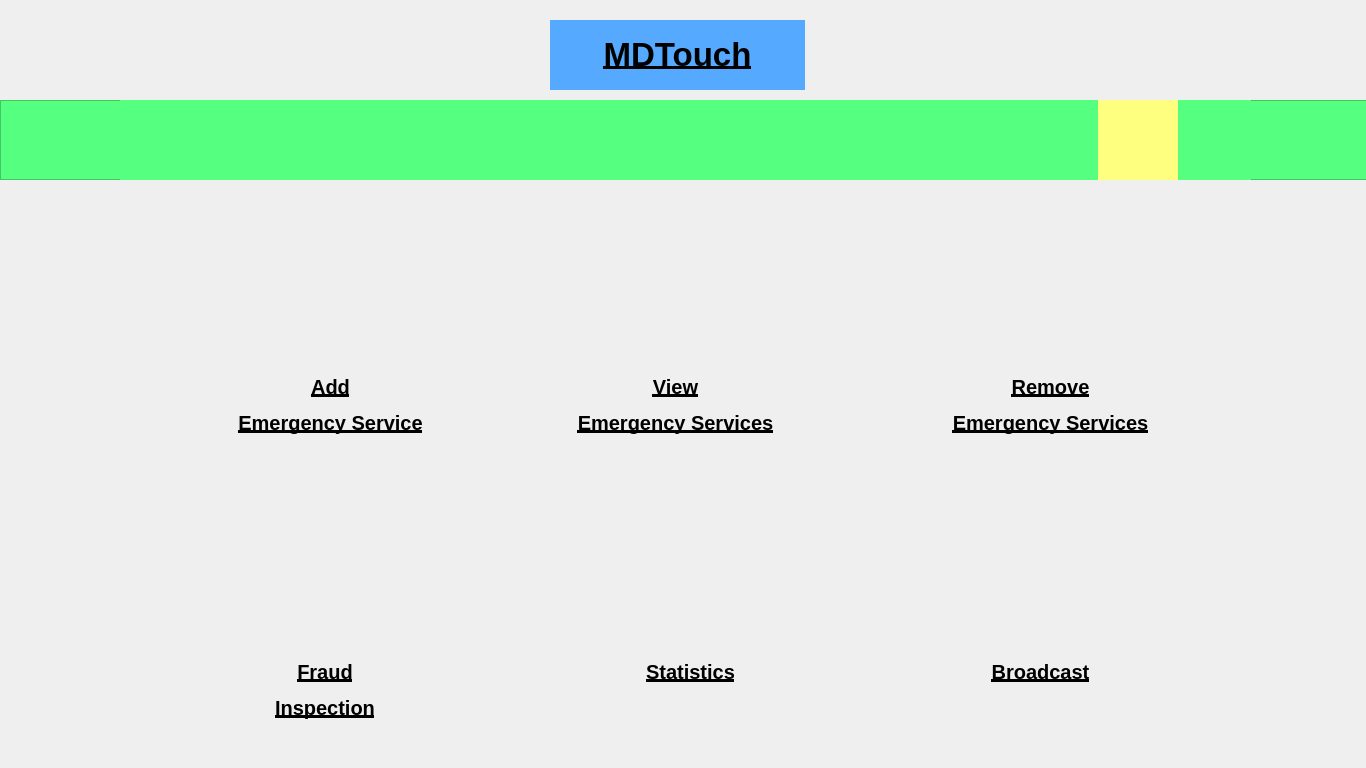
<?xml version="1.0" encoding="UTF-8"?>
<ui version="4.0">
 <class>Emergency</class>
 <widget class="QMainWindow" name="Emergency">
  <property name="geometry">
   <rect>
    <x>0</x>
    <y>0</y>
    <width>1366</width>
    <height>768</height>
   </rect>
  </property>
  <property name="windowTitle">
   <string>MainWindow</string>
  </property>
  <widget class="QWidget" name="centralwidget">
   <widget class="QFrame" name="frame">
    <property name="geometry">
     <rect>
      <x>0</x>
      <y>100</y>
      <width>1371</width>
      <height>80</height>
     </rect>
    </property>
    <property name="styleSheet">
     <string notr="true">background-color: rgb(85, 255, 127);</string>
    </property>
    <property name="frameShape">
     <enum>QFrame::StyledPanel</enum>
    </property>
    <property name="frameShadow">
     <enum>QFrame::Raised</enum>
    </property>
    <widget class="QWidget" name="horizontalLayoutWidget_3">
     <property name="geometry">
      <rect>
       <x>120</x>
       <y>0</y>
       <width>1131</width>
       <height>80</height>
      </rect>
     </property>
     <layout class="QHBoxLayout" name="horizontalLayout_4">
      <item>
       <widget class="QPushButton" name="hospitals">
        <property name="maximumSize">
         <size>
          <width>80</width>
          <height>80</height>
         </size>
        </property>
        <property name="styleSheet">
         <string notr="true">border:none;</string>
        </property>
        <property name="text">
         <string/>
        </property>
        <property name="icon">
         <iconset>
          <normaloff>../MdTouch/Images/hospital.png</normaloff>../MdTouch/Images/hospital.png</iconset>
        </property>
        <property name="iconSize">
         <size>
          <width>50</width>
          <height>50</height>
         </size>
        </property>
       </widget>
      </item>
      <item>
       <widget class="QPushButton" name="events">
        <property name="maximumSize">
         <size>
          <width>80</width>
          <height>80</height>
         </size>
        </property>
        <property name="styleSheet">
         <string notr="true">border:none;</string>
        </property>
        <property name="text">
         <string/>
        </property>
        <property name="icon">
         <iconset>
          <normaloff>../MdTouch/Images/event.jpg</normaloff>../MdTouch/Images/event.jpg</iconset>
        </property>
        <property name="iconSize">
         <size>
          <width>50</width>
          <height>50</height>
         </size>
        </property>
       </widget>
      </item>
      <item>
       <widget class="QPushButton" name="bloodBank">
        <property name="maximumSize">
         <size>
          <width>80</width>
          <height>80</height>
         </size>
        </property>
        <property name="styleSheet">
         <string notr="true">border:none;</string>
        </property>
        <property name="text">
         <string/>
        </property>
        <property name="icon">
         <iconset>
          <normaloff>../MdTouch/Images/bloodbank.png</normaloff>../MdTouch/Images/bloodbank.png</iconset>
        </property>
        <property name="iconSize">
         <size>
          <width>50</width>
          <height>50</height>
         </size>
        </property>
       </widget>
      </item>
      <item>
       <widget class="QPushButton" name="testCenters">
        <property name="maximumSize">
         <size>
          <width>80</width>
          <height>80</height>
         </size>
        </property>
        <property name="styleSheet">
         <string notr="true">border:none;</string>
        </property>
        <property name="text">
         <string/>
        </property>
        <property name="icon">
         <iconset>
          <normaloff>../MdTouch/Images/test_2.png</normaloff>../MdTouch/Images/test_2.png</iconset>
        </property>
        <property name="iconSize">
         <size>
          <width>50</width>
          <height>50</height>
         </size>
        </property>
       </widget>
      </item>
      <item>
       <widget class="QPushButton" name="doctors">
        <property name="maximumSize">
         <size>
          <width>80</width>
          <height>80</height>
         </size>
        </property>
        <property name="styleSheet">
         <string notr="true">border:none;</string>
        </property>
        <property name="text">
         <string/>
        </property>
        <property name="icon">
         <iconset>
          <normaloff>../MdTouch/Images/doctor.png</normaloff>../MdTouch/Images/doctor.png</iconset>
        </property>
        <property name="iconSize">
         <size>
          <width>50</width>
          <height>50</height>
         </size>
        </property>
       </widget>
      </item>
      <item>
       <widget class="QPushButton" name="dispensary">
        <property name="maximumSize">
         <size>
          <width>80</width>
          <height>80</height>
         </size>
        </property>
        <property name="styleSheet">
         <string notr="true">border:none;</string>
        </property>
        <property name="text">
         <string/>
        </property>
        <property name="icon">
         <iconset>
          <normaloff>../MdTouch/Images/dispensary.png</normaloff>../MdTouch/Images/dispensary.png</iconset>
        </property>
        <property name="iconSize">
         <size>
          <width>50</width>
          <height>50</height>
         </size>
        </property>
       </widget>
      </item>
      <item>
       <widget class="QPushButton" name="emergency">
        <property name="maximumSize">
         <size>
          <width>80</width>
          <height>80</height>
         </size>
        </property>
        <property name="styleSheet">
         <string notr="true">background-color: rgb(255, 255, 127);
border:none;</string>
        </property>
        <property name="text">
         <string/>
        </property>
        <property name="icon">
         <iconset>
          <normaloff>../MdTouch/Images/ambulance.png</normaloff>../MdTouch/Images/ambulance.png</iconset>
        </property>
        <property name="iconSize">
         <size>
          <width>50</width>
          <height>50</height>
         </size>
        </property>
       </widget>
      </item>
     </layout>
    </widget>
   </widget>
   <widget class="QLabel" name="removeEmergencyServicesLabel">
    <property name="geometry">
     <rect>
      <x>910</x>
      <y>360</y>
      <width>281</width>
      <height>90</height>
     </rect>
    </property>
    <property name="sizePolicy">
     <sizepolicy hsizetype="Fixed" vsizetype="Fixed">
      <horstretch>0</horstretch>
      <verstretch>0</verstretch>
     </sizepolicy>
    </property>
    <property name="text">
     <string>&lt;html&gt;&lt;head/&gt;&lt;body&gt;&lt;p align=&quot;center&quot;&gt;&lt;span style=&quot; font-size:15pt; font-weight:600; text-decoration: underline;&quot;&gt;Remove&lt;/span&gt;&lt;/p&gt;&lt;p align=&quot;center&quot;&gt;&lt;span style=&quot; font-size:15pt; font-weight:600; text-decoration: underline;&quot;&gt;Emergency Services&lt;/span&gt;&lt;/p&gt;&lt;/body&gt;&lt;/html&gt;</string>
    </property>
   </widget>
   <widget class="QLabel" name="fraudLabel">
    <property name="geometry">
     <rect>
      <x>250</x>
      <y>660</y>
      <width>150</width>
      <height>90</height>
     </rect>
    </property>
    <property name="sizePolicy">
     <sizepolicy hsizetype="Fixed" vsizetype="Fixed">
      <horstretch>0</horstretch>
      <verstretch>0</verstretch>
     </sizepolicy>
    </property>
    <property name="text">
     <string>&lt;html&gt;&lt;head/&gt;&lt;body&gt;&lt;p align=&quot;center&quot;&gt;&lt;span style=&quot; font-size:15pt; font-weight:600; text-decoration: underline;&quot;&gt;Fraud&lt;/span&gt;&lt;/p&gt;&lt;p align=&quot;center&quot;&gt;&lt;span style=&quot; font-size:15pt; font-weight:600; text-decoration: underline;&quot;&gt;Inspection&lt;/span&gt;&lt;/p&gt;&lt;/body&gt;&lt;/html&gt;</string>
    </property>
    <property name="alignment">
     <set>Qt::AlignLeading|Qt::AlignLeft|Qt::AlignTop</set>
    </property>
   </widget>
   <widget class="QPushButton" name="logout">
    <property name="geometry">
     <rect>
      <x>1240</x>
      <y>10</y>
      <width>101</width>
      <height>91</height>
     </rect>
    </property>
    <property name="styleSheet">
     <string notr="true">border:none;</string>
    </property>
    <property name="text">
     <string/>
    </property>
    <property name="icon">
     <iconset>
      <normaloff>../MdTouch/Images/logout.jpg</normaloff>../MdTouch/Images/logout.jpg</iconset>
    </property>
    <property name="iconSize">
     <size>
      <width>80</width>
      <height>80</height>
     </size>
    </property>
   </widget>
   <widget class="QLabel" name="addEmergencyServicesLabel">
    <property name="geometry">
     <rect>
      <x>200</x>
      <y>360</y>
      <width>261</width>
      <height>90</height>
     </rect>
    </property>
    <property name="sizePolicy">
     <sizepolicy hsizetype="Fixed" vsizetype="Fixed">
      <horstretch>0</horstretch>
      <verstretch>0</verstretch>
     </sizepolicy>
    </property>
    <property name="text">
     <string>&lt;html&gt;&lt;head/&gt;&lt;body&gt;&lt;p align=&quot;center&quot;&gt;&lt;span style=&quot; font-size:15pt; font-weight:600; text-decoration: underline;&quot;&gt;Add&lt;/span&gt;&lt;/p&gt;&lt;p align=&quot;center&quot;&gt;&lt;span style=&quot; font-size:15pt; font-weight:600; text-decoration: underline;&quot;&gt;Emergency Service&lt;/span&gt;&lt;/p&gt;&lt;/body&gt;&lt;/html&gt;</string>
    </property>
   </widget>
   <widget class="QLabel" name="title">
    <property name="geometry">
     <rect>
      <x>550</x>
      <y>20</y>
      <width>255</width>
      <height>70</height>
     </rect>
    </property>
    <property name="sizePolicy">
     <sizepolicy hsizetype="Fixed" vsizetype="Fixed">
      <horstretch>0</horstretch>
      <verstretch>0</verstretch>
     </sizepolicy>
    </property>
    <property name="minimumSize">
     <size>
      <width>0</width>
      <height>50</height>
     </size>
    </property>
    <property name="maximumSize">
     <size>
      <width>400</width>
      <height>70</height>
     </size>
    </property>
    <property name="styleSheet">
     <string notr="true">background-color: rgb(85, 170, 255);</string>
    </property>
    <property name="text">
     <string>&lt;!DOCTYPE HTML PUBLIC &quot;-//W3C//DTD HTML 4.0//EN&quot; &quot;http://www.w3.org/TR/REC-html40/strict.dtd&quot;&gt;
&lt;html&gt;&lt;head&gt;&lt;meta name=&quot;qrichtext&quot; content=&quot;1&quot; /&gt;&lt;style type=&quot;text/css&quot;&gt;
p, li { white-space: pre-wrap; }
&lt;/style&gt;&lt;/head&gt;&lt;body style=&quot; font-family:'MS Shell Dlg 2'; font-size:8pt; font-weight:400; font-style:normal;&quot;&gt;
&lt;p align=&quot;center&quot; style=&quot; margin-top:12px; margin-bottom:12px; margin-left:0px; margin-right:0px; -qt-block-indent:0; text-indent:0px;&quot;&gt;&lt;span style=&quot; font-size:25pt; font-weight:600; text-decoration: underline;&quot;&gt;MDTouch&lt;/span&gt;&lt;/p&gt;&lt;/body&gt;&lt;/html&gt;</string>
    </property>
   </widget>
   <widget class="QWidget" name="horizontalLayoutWidget">
    <property name="geometry">
     <rect>
      <x>40</x>
      <y>230</y>
      <width>1291</width>
      <height>151</height>
     </rect>
    </property>
    <layout class="QHBoxLayout" name="horizontalLayout">
     <item>
      <widget class="QPushButton" name="addEmergencyService">
       <property name="maximumSize">
        <size>
         <width>120</width>
         <height>120</height>
        </size>
       </property>
       <property name="styleSheet">
        <string notr="true">border:none;</string>
       </property>
       <property name="text">
        <string/>
       </property>
       <property name="icon">
        <iconset>
         <normaloff>../MdTouch/Images/add_ambulance.png</normaloff>../MdTouch/Images/add_ambulance.png</iconset>
       </property>
       <property name="iconSize">
        <size>
         <width>100</width>
         <height>100</height>
        </size>
       </property>
      </widget>
     </item>
     <item>
      <widget class="QPushButton" name="viewEmergencyServices">
       <property name="sizePolicy">
        <sizepolicy hsizetype="Fixed" vsizetype="Fixed">
         <horstretch>0</horstretch>
         <verstretch>0</verstretch>
        </sizepolicy>
       </property>
       <property name="maximumSize">
        <size>
         <width>120</width>
         <height>120</height>
        </size>
       </property>
       <property name="styleSheet">
        <string notr="true">border:none;</string>
       </property>
       <property name="text">
        <string/>
       </property>
       <property name="icon">
        <iconset>
         <normaloff>../MdTouch/Images/search_ambulance.png</normaloff>../MdTouch/Images/search_ambulance.png</iconset>
       </property>
       <property name="iconSize">
        <size>
         <width>125</width>
         <height>125</height>
        </size>
       </property>
      </widget>
     </item>
     <item>
      <widget class="QPushButton" name="removeEmergencyService">
       <property name="maximumSize">
        <size>
         <width>120</width>
         <height>120</height>
        </size>
       </property>
       <property name="styleSheet">
        <string notr="true">border:none;</string>
       </property>
       <property name="text">
        <string/>
       </property>
       <property name="icon">
        <iconset>
         <normaloff>../MdTouch/Images/remove_ambulance.png</normaloff>../MdTouch/Images/remove_ambulance.png</iconset>
       </property>
       <property name="iconSize">
        <size>
         <width>100</width>
         <height>100</height>
        </size>
       </property>
      </widget>
     </item>
    </layout>
   </widget>
   <widget class="QWidget" name="horizontalLayoutWidget_2">
    <property name="geometry">
     <rect>
      <x>40</x>
      <y>520</y>
      <width>1291</width>
      <height>161</height>
     </rect>
    </property>
    <layout class="QHBoxLayout" name="horizontalLayout_2">
     <item>
      <widget class="QPushButton" name="fraud">
       <property name="sizePolicy">
        <sizepolicy hsizetype="Fixed" vsizetype="Fixed">
         <horstretch>0</horstretch>
         <verstretch>0</verstretch>
        </sizepolicy>
       </property>
       <property name="maximumSize">
        <size>
         <width>120</width>
         <height>120</height>
        </size>
       </property>
       <property name="styleSheet">
        <string notr="true">border:none;</string>
       </property>
       <property name="text">
        <string/>
       </property>
       <property name="icon">
        <iconset>
         <normaloff>../MdTouch/Images/fraud.png</normaloff>../MdTouch/Images/fraud.png</iconset>
       </property>
       <property name="iconSize">
        <size>
         <width>100</width>
         <height>100</height>
        </size>
       </property>
      </widget>
     </item>
     <item>
      <widget class="QPushButton" name="statistics">
       <property name="sizePolicy">
        <sizepolicy hsizetype="Fixed" vsizetype="Fixed">
         <horstretch>0</horstretch>
         <verstretch>0</verstretch>
        </sizepolicy>
       </property>
       <property name="maximumSize">
        <size>
         <width>120</width>
         <height>120</height>
        </size>
       </property>
       <property name="styleSheet">
        <string notr="true">border:none;</string>
       </property>
       <property name="text">
        <string/>
       </property>
       <property name="icon">
        <iconset>
         <normaloff>../MdTouch/Images/statistics.png</normaloff>../MdTouch/Images/statistics.png</iconset>
       </property>
       <property name="iconSize">
        <size>
         <width>100</width>
         <height>100</height>
        </size>
       </property>
      </widget>
     </item>
     <item>
      <widget class="QPushButton" name="broadcast">
       <property name="sizePolicy">
        <sizepolicy hsizetype="Fixed" vsizetype="Fixed">
         <horstretch>0</horstretch>
         <verstretch>0</verstretch>
        </sizepolicy>
       </property>
       <property name="maximumSize">
        <size>
         <width>120</width>
         <height>120</height>
        </size>
       </property>
       <property name="styleSheet">
        <string notr="true">border:none;</string>
       </property>
       <property name="text">
        <string/>
       </property>
       <property name="icon">
        <iconset>
         <normaloff>../MdTouch/Images/broadcast.png</normaloff>../MdTouch/Images/broadcast.png</iconset>
       </property>
       <property name="iconSize">
        <size>
         <width>100</width>
         <height>100</height>
        </size>
       </property>
      </widget>
     </item>
    </layout>
   </widget>
   <widget class="QLabel" name="broadcastLabel">
    <property name="geometry">
     <rect>
      <x>960</x>
      <y>660</y>
      <width>161</width>
      <height>61</height>
     </rect>
    </property>
    <property name="sizePolicy">
     <sizepolicy hsizetype="Fixed" vsizetype="Fixed">
      <horstretch>0</horstretch>
      <verstretch>0</verstretch>
     </sizepolicy>
    </property>
    <property name="text">
     <string>&lt;html&gt;&lt;head/&gt;&lt;body&gt;&lt;p align=&quot;center&quot;&gt;&lt;span style=&quot; font-size:15pt; font-weight:600; text-decoration: underline;&quot;&gt;Broadcast&lt;/span&gt;&lt;/p&gt;&lt;/body&gt;&lt;/html&gt;</string>
    </property>
    <property name="alignment">
     <set>Qt::AlignLeading|Qt::AlignLeft|Qt::AlignTop</set>
    </property>
   </widget>
   <widget class="QLabel" name="viewEmergencyServicesLabel">
    <property name="geometry">
     <rect>
      <x>530</x>
      <y>360</y>
      <width>291</width>
      <height>90</height>
     </rect>
    </property>
    <property name="sizePolicy">
     <sizepolicy hsizetype="Fixed" vsizetype="Fixed">
      <horstretch>0</horstretch>
      <verstretch>0</verstretch>
     </sizepolicy>
    </property>
    <property name="text">
     <string>&lt;html&gt;&lt;head/&gt;&lt;body&gt;&lt;p align=&quot;center&quot;&gt;&lt;span style=&quot; font-size:15pt; font-weight:600; text-decoration: underline;&quot;&gt;View&lt;/span&gt;&lt;/p&gt;&lt;p align=&quot;center&quot;&gt;&lt;span style=&quot; font-size:15pt; font-weight:600; text-decoration: underline;&quot;&gt;Emergency Services&lt;/span&gt;&lt;/p&gt;&lt;/body&gt;&lt;/html&gt;</string>
    </property>
   </widget>
   <widget class="QLabel" name="statisticsLabel">
    <property name="geometry">
     <rect>
      <x>620</x>
      <y>660</y>
      <width>141</width>
      <height>41</height>
     </rect>
    </property>
    <property name="sizePolicy">
     <sizepolicy hsizetype="Fixed" vsizetype="Fixed">
      <horstretch>0</horstretch>
      <verstretch>0</verstretch>
     </sizepolicy>
    </property>
    <property name="text">
     <string>&lt;html&gt;&lt;head/&gt;&lt;body&gt;&lt;p align=&quot;center&quot;&gt;&lt;span style=&quot; font-size:15pt; font-weight:600; text-decoration: underline;&quot;&gt;Statistics&lt;/span&gt;&lt;/p&gt;&lt;/body&gt;&lt;/html&gt;</string>
    </property>
    <property name="alignment">
     <set>Qt::AlignLeading|Qt::AlignLeft|Qt::AlignTop</set>
    </property>
   </widget>
   <widget class="QPushButton" name="back">
    <property name="geometry">
     <rect>
      <x>30</x>
      <y>0</y>
      <width>101</width>
      <height>100</height>
     </rect>
    </property>
    <property name="styleSheet">
     <string notr="true">border:none;</string>
    </property>
    <property name="text">
     <string/>
    </property>
    <property name="icon">
     <iconset>
      <normaloff>../MdTouch/Images/back.png</normaloff>../MdTouch/Images/back.png</iconset>
    </property>
    <property name="iconSize">
     <size>
      <width>80</width>
      <height>80</height>
     </size>
    </property>
   </widget>
   <widget class="QPushButton" name="inbox">
    <property name="geometry">
     <rect>
      <x>1130</x>
      <y>0</y>
      <width>80</width>
      <height>80</height>
     </rect>
    </property>
    <property name="maximumSize">
     <size>
      <width>100</width>
      <height>100</height>
     </size>
    </property>
    <property name="styleSheet">
     <string notr="true">border:none;</string>
    </property>
    <property name="text">
     <string/>
    </property>
    <property name="icon">
     <iconset>
      <normaloff>../MdTouch/Images/inbox.png</normaloff>../MdTouch/Images/inbox.png</iconset>
    </property>
    <property name="iconSize">
     <size>
      <width>80</width>
      <height>80</height>
     </size>
    </property>
   </widget>
  </widget>
 </widget>
 <resources/>
 <connections/>
</ui>
